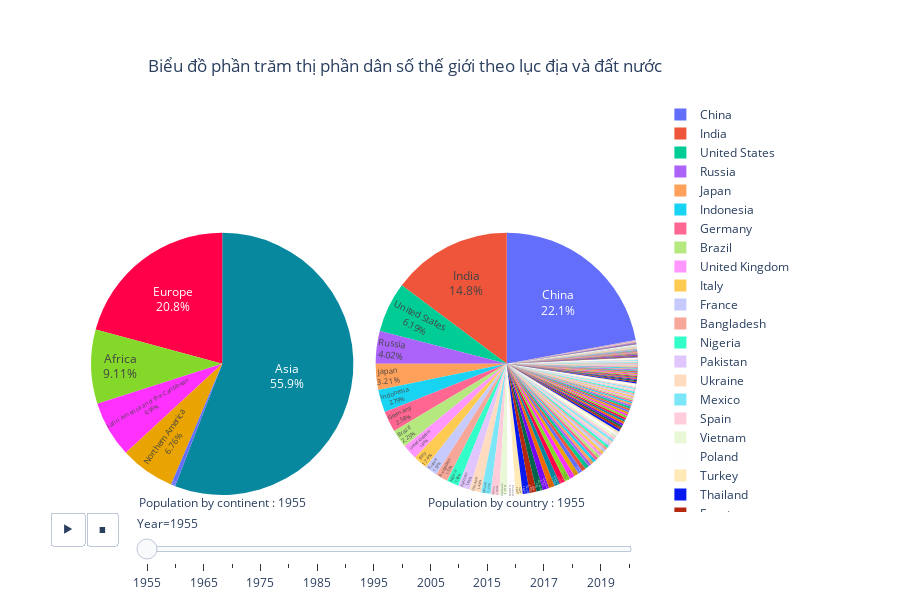

The code cell stored with this chart in its notebook:
### Code cell
fig_dict = {
    "data": [],
    "layout": {},
    "frames": []
}

world_pop={i : sum(df[df['Year']==i]['Population']) for i in df['Year'].unique()}

df_=df[df['Year']==1955]
df_.index=df_.pop('Country')
df_=df_[['Population']].T

continent_df_=continent_df[continent_df['Year']==1955]
continent_df_.index=continent_df_.pop('Continent')
continent_df_=continent_df_[['Population']].T


fig_dict["data"] = [go.Pie(labels=df_.columns,
                           title="Population by country : 1955",
                           titleposition='bottom center',
                           values=df_.iloc[0],
                           sort=True,
                           domain={'x': [0.5, 1], 'y': [0, 0.5+0.5*(world_pop[1955]/max(world_pop.values()))]},
                           textinfo='percent+label',
                           textposition='inside',
                           hovertemplate= 'Country=%{label}<br>Population=%{value}<extra></extra>'),

                        go.Pie(labels=continent_df_.columns,
                           title="Population by continent : 1955",
                           titleposition='bottom center',
                           values=continent_df_.iloc[0],
                           sort=True,
                           domain={'x': [0, 0.5], 'y': [0.0, 0.5+0.5*(world_pop[1955]/max(world_pop.values()))]},
                           textinfo='percent+label',
                           textposition='inside',
                           hovertemplate= 'Continent=%{label}<br>Population=%{value}<extra></extra>')]
frames_list = []
sliders_dict ={'steps':[]}
for index in df['Year'].unique() :
    df_=df[df['Year']==index]
    df_.index=df_.pop('Country')
    df_=df_[['Population']].T
    continent_df_=continent_df[continent_df['Year']==index]
    continent_df_.index=continent_df_.pop('Continent')
    continent_df_=continent_df_[['Population']].T
    frames_list.append(
        go.Frame(data=[go.Pie(labels=df_.columns,
                           title="Population by country : "+str(index),
                           titleposition='bottom center',
                           values=df_.iloc[0],
                           sort=True,
                           domain={'x': [0.5, 1], 'y': [0.0, 0.5+0.5*(world_pop[index]/max(world_pop.values()))]},
                           textinfo='percent+label',
                           textposition='inside',
                           hovertemplate= 'Country=%{label}<br>Population=%{value}<extra></extra>'),
                        go.Pie(labels=continent_df_.columns,
                           title="Population by continent : "+str(index),
                           titleposition='bottom center',
                           values=continent_df_.iloc[0],
                           sort=True,
                           domain={'x': [0.0, 0.5], 'y': [0.0, 0.5+0.5*(world_pop[index]/max(world_pop.values()))]},
                           textinfo='percent+label',
                           textposition='inside',
                           hovertemplate= 'Continent=%{label}<br>Population=%{value}<extra></extra>')]
                           ,
                name= str(index))
    )
    slider_step = {'args': [
        [index],

       {'frame': {'duration': 0, 'redraw': True},
                        'mode': 'immediate', 'fromcurrent': True, 'transition':
                        {'duration': 0, 'easing': 'linear'}}
     ],
     'label': str(index),
     'method': 'animate'}
    sliders_dict['steps'].append(slider_step)

# create buttons for animations : Play, Pause
fig_dict["layout"]["sliders"] =sliders
fig_dict["layout"]["updatemenus"] =updatemenus
fig_dict['layout']['updatemenus'][0]['pad']=dict(r= 20, t= 0)
fig_dict['layout']['sliders'][0]['pad']=dict(r= 10, t= 0)
# add our list of frames to our dictionary
fig_dict["frames"] = frames_list
# create final figure
fig = go.Figure(fig_dict)
fig.update_layout(height=int(600))
fig.update_layout(
    title={
        'text': "Biểu đồ phần trăm thị phần dân số thế giới theo lục địa và đất nước",
        'y':0.9,
        'x':0.45,
        'xanchor': 'center',
        'yanchor': 'top'})


fig.show()

### Figure 1 — Plotly figure (JSON) as saved in the notebook; plotly's stock layout.template omitted (floating-point values rounded to 4 significant figures; data arrays with more than 128 entries replaced by an {"elided": "..."} marker saying what was removed)
{"data": [{"domain": {"x": [0.5, 1], "y": [0, 0.6779]}, "hovertemplate": "Country=%{label}<br>Population=%{value}<extra></extra>", "labels": {"elided": "235 str values"}, "sort": true, "textinfo": "percent+label", "textposition": "inside", "title": {"position": "bottom center", "text": "Population by country : 1955"}, "type": "pie", "values": {"elided": "235 int values"}}, {"domain": {"x": [0, 0.5], "y": [0, 0.6779]}, "hovertemplate": "Continent=%{label}<br>Population=%{value}<extra></extra>", "labels": ["Africa", "Asia", "Europe", "Latin America and the Caribbean", "North America", "Northern America", "Oceania"], "sort": true, "textinfo": "percent+label", "textposition": "inside", "title": {"position": "bottom center", "text": "Population by continent : 1955"}, "type": "pie", "values": [252748903, 1549041895, 576678796, 192724974, 2245, 187430408, 14525949]}], "layout": {"height": 600, "sliders": [{"active": 0, "currentvalue": {"prefix": "Year="}, "len": 0.9, "pad": {"r": 10, "t": 0}, "steps": [{"args": [["1955"], {"frame": {"duration": 0, "redraw": true}, "fromcurrent": true, "mode": "immediate", "transition": {"duration": 0, "easing": "linear"}}], "label": "1955", "method": "animate"}, {"args": [["1960"], {"frame": {"duration": 0, "redraw": true}, "fromcurrent": true, "mode": "immediate", "transition": {"duration": 0, "easing": "linear"}}], "label": "1960", "method": "animate"}, {"args": [["1965"], {"frame": {"duration": 0, "redraw": true}, "fromcurrent": true, "mode": "immediate", "transition": {"duration": 0, "easing": "linear"}}], "label": "1965", "method": "animate"}, {"args": [["1970"], {"frame": {"duration": 0, "redraw": true}, "fromcurrent": true, "mode": "immediate", "transition": {"duration": 0, "easing": "linear"}}], "label": "1970", "method": "animate"}, {"args": [["1975"], {"frame": {"duration": 0, "redraw": true}, "fromcurrent": true, "mode": "immediate", "transition": {"duration": 0, "easing": "linear"}}], "label": "1975", "method": "animate"}, {"args": [["1980"], {"frame": {"duration": 0, "redraw": true}, "fromcurrent": true, "mode": "immediate", "transition": {"duration": 0, "easing": "linear"}}], "label": "1980", "method": "animate"}, {"args": [["1985"], {"frame": {"duration": 0, "redraw": true}, "fromcurrent": true, "mode": "immediate", "transition": {"duration": 0, "easing": "linear"}}], "label": "1985", "method": "animate"}, {"args": [["1990"], {"frame": {"duration": 0, "redraw": true}, "fromcurrent": true, "mode": "immediate", "transition": {"duration": 0, "easing": "linear"}}], "label": "1990", "method": "animate"}, {"args": [["1995"], {"frame": {"duration": 0, "redraw": true}, "fromcurrent": true, "mode": "immediate", "transition": {"duration": 0, "easing": "linear"}}], "label": "1995", "method": "animate"}, {"args": [["2000"], {"frame": {"duration": 0, "redraw": true}, "fromcurrent": true, "mode": "immediate", "transition": {"duration": 0, "easing": "linear"}}], "label": "2000", "method": "animate"}, {"args": [["2005"], {"frame": {"duration": 0, "redraw": true}, "fromcurrent": true, "mode": "immediate", "transition": {"duration": 0, "easing": "linear"}}], "label": "2005", "method": "animate"}, {"args": [["2010"], {"frame": {"duration": 0, "redraw": true}, "fromcurrent": true, "mode": "immediate", "transition": {"duration": 0, "easing": "linear"}}], "label": "2010", "method": "animate"}, {"args": [["2015"], {"frame": {"duration": 0, "redraw": true}, "fromcurrent": true, "mode": "immediate", "transition": {"duration": 0, "easing": "linear"}}], "label": "2015", "method": "animate"}, {"args": [["2016"], {"frame": {"duration": 0, "redraw": true}, "fromcurrent": true, "mode": "immediate", "transition": {"duration": 0, "easing": "linear"}}], "label": "2016", "method": "animate"}, {"args": [["2017"], {"frame": {"duration": 0, "redraw": true}, "fromcurrent": true, "mode": "immediate", "transition": {"duration": 0, "easing": "linear"}}], "label": "2017", "method": "animate"}, {"args": [["2018"], {"frame": {"duration": 0, "redraw": true}, "fromcurrent": true, "mode": "immediate", "transition": {"duration": 0, "easing": "linear"}}], "label": "2018", "method": "animate"}, {"args": [["2019"], {"frame": {"duration": 0, "redraw": true}, "fromcurrent": true, "mode": "immediate", "transition": {"duration": 0, "easing": "linear"}}], "label": "2019", "method": "animate"}, {"args": [["2020"], {"frame": {"duration": 0, "redraw": true}, "fromcurrent": true, "mode": "immediate", "transition": {"duration": 0, "easing": "linear"}}], "label": "2020", "method": "animate"}], "x": 0.1, "xanchor": "left", "y": 0, "yanchor": "top"}], "title": {"text": "Biểu đồ phần trăm thị phần dân số thế giới theo lục địa và đất nước", "x": 0.45, "xanchor": "center", "y": 0.9, "yanchor": "top"}, "updatemenus": [{"buttons": [{"args": [null, {"frame": {"duration": 500, "redraw": true}, "fromcurrent": true, "mode": "immediate", "transition": {"duration": 500, "easing": "linear"}}], "label": "&#9654;", "method": "animate"}, {"args": [[null], {"frame": {"duration": 0, "redraw": true}, "fromcurrent": true, "mode": "immediate", "transition": {"duration": 0, "easing": "linear"}}], "label": "&#9724;", "method": "animate"}], "direction": "left", "pad": {"r": 20, "t": 0}, "showactive": false, "type": "buttons", "x": 0.1, "xanchor": "right", "y": 0, "yanchor": "top"}]}}
